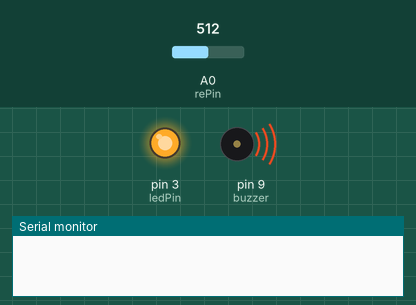
Bench run of a sketch on a simulated Arduino Uno, built with avr-gcc and run on an emulated ATmega328P. Shown: output pins drawn as LEDs (lit = HIGH), buzzer (waves = sounding), the last lines printed to the serial monitor. Inputs (shaded band) come from the test bench; at power-on: A0 (rePin) = 512.

Above: at 0.16 s.
At 11.3 s:
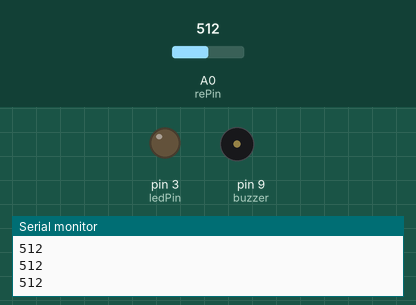
Timing chart, 0 to 13.4 s (numbered marks = the images above):
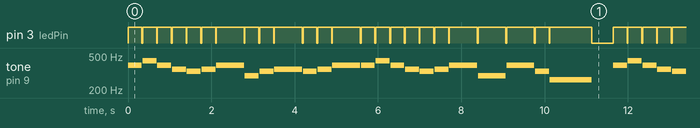

Measured:
- by itself, pin 3 (ledPin): moves between LOW and HIGH, repeating every 11.6 s
- by itself, tone on pin 9 (buzzer): plays 392 Hz for 0.33 s, 440 Hz for 0.33 s, 392 Hz for 0.33 s, 349 Hz for 0.33 s, 330 Hz for 0.33 s, 349 Hz for 0.33 s … (270 notes in this stretch)

The sketch:

webBuzzer.ino
```cpp
const int buzzer = 9;
int ledPin=3;
int rePin=0;
int bright;
int key=3;
const int toneTable[7][5]={
    { 66, 131, 262, 523, 1046},  // C Do
    { 74, 147, 294, 587, 1175},  // D Re
    { 83, 165, 330, 659, 1318},  // E Mi
    { 88, 175, 349, 698, 1397},  // F Fa
    { 98, 196, 392, 784, 1568},  // G So
    {110, 220, 440, 880, 1760},  // A La
    {124, 247, 494, 988, 1976}   // B Si
};
char toneName[]="CDEFGAB";
char beeTone[]="GAGFEFGDEFEFGGAGFEFGDGEC";
int beeBeat[]={
    1,1,1,1, 1,1,2, 1,1,2, 1,1,2,
    1,1,1,1, 1,1,2, 2,2, 1,3,
};
int getTone(char symbol) {
    int toneNo = 0;
    for ( int ii=0; ii<7; ii++ ) {
        if ( toneName[ii]==symbol ) {
            toneNo = ii;
            break;
        }
    }
    return toneNo;
}
void setup() {
    Serial.begin(9600);
    pinMode(buzzer,OUTPUT);
    pinMode(ledPin,OUTPUT);
    noTone(buzzer);
}
void loop() {
    int ii, length, toneNo;
    int duration;
    length = sizeof(beeTone)-1;

    for ( ii=0; ii<length; ii++ ) {
        toneNo = getTone(beeTone[ii]);
        duration = beeBeat[ii]*333;
        key=analogRead(rePin)/200;
        tone(buzzer,toneTable[toneNo][key]);
        digitalWrite(ledPin,HIGH);
        delay(duration);
        Serial.println(analogRead(rePin));
        noTone(buzzer);
        digitalWrite(ledPin,LOW);
        delay(20);
    }
    delay(500);

}
```
